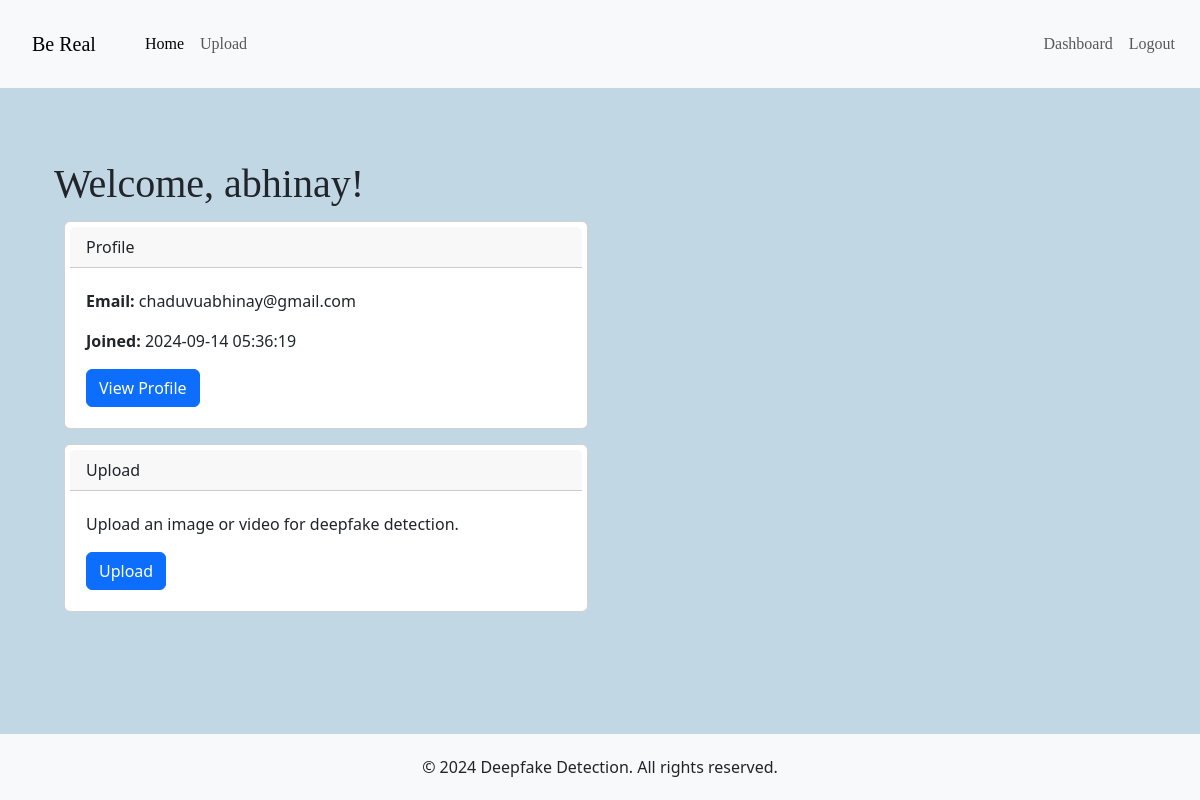
The app's page /dashboard (signed in) with its own data.
### app.py (models this page shows)
class User(db.Model):
    id = db.Column(db.Integer, primary_key=True)
    username = db.Column(db.String(80), nullable=False, unique=True)
    email = db.Column(db.String(120), nullable=False, unique=True)
    password = db.Column(db.String(120), nullable=False)
    profile_pic = db.Column(db.String, nullable=True)
    joined_at = db.Column(db.DateTime, default=datetime.utcnow)

### app.py (the view)
@app.route('/dashboard')
def dashboard():
    if 'user_id' not in session:
        return redirect(url_for('login'))
    user = User.query.get(session['user_id'])
    return render_template('dashboard.html', user=user)

### templates/dashboard.html (shortened to what this page needs)
{% extends 'base.html' %}
{% block content %}
<div class="container mt-4">
    <h1>Welcome, {{ user.username }}!</h1>
    <div class="row">
        <div class="col-md-6">
            <div class="card">
                <div class="card-header">
                    Profile
                </div>
                <div class="card-body">
                    <p><strong>Email:</strong> {{ user.email }}</p>
                    <p><strong>Joined:</strong> {{ user.joined_at.strftime('%Y-%m-%d %H:%M:%S') }}</p>
                    <a href="{{ url_for('profile') }}" class="btn btn-primary">View Profile</a>
                </div>
            </div>
        </div>
        <div class="col-md-6">
            <div class="card">
                <div class="card-header">
                    Upload
                </div>
                <div class="card-body">
                    <p>Upload an image or video for deepfake detection.</p>
                    <a href="{{ url_for('upload') }}" class="btn btn-primary">Upload</a>
                </div>
            </div>
        </div>
    </div>
</div>
{% endblock %}

### templates/base.html (style rules this page uses)
html, body { background-color:#c1d7e4; height: 100%; margin: 0; display: flex; flex-direction: column; }
h1 { font-family:serif; bold:True; }

### templates/dashboard.html (style rules this page uses)
div { shadow-color:'red'; box-shadow:20px; display:auto; margin:5px; border-radius:20px 20px 20px 20px; }

### records on screen
User: username "abhinay", email "chaduvuabhinay@gmail.com", joined_at "2024-09-14 05:36:19"
